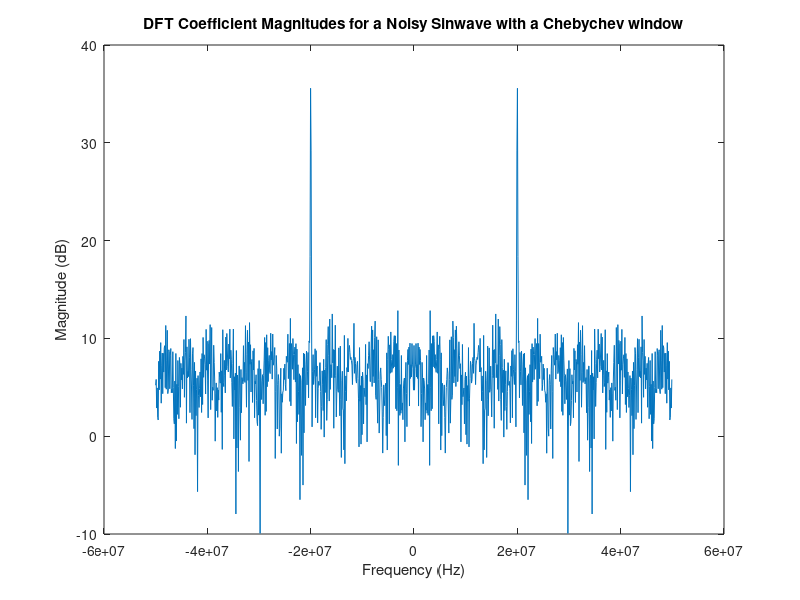
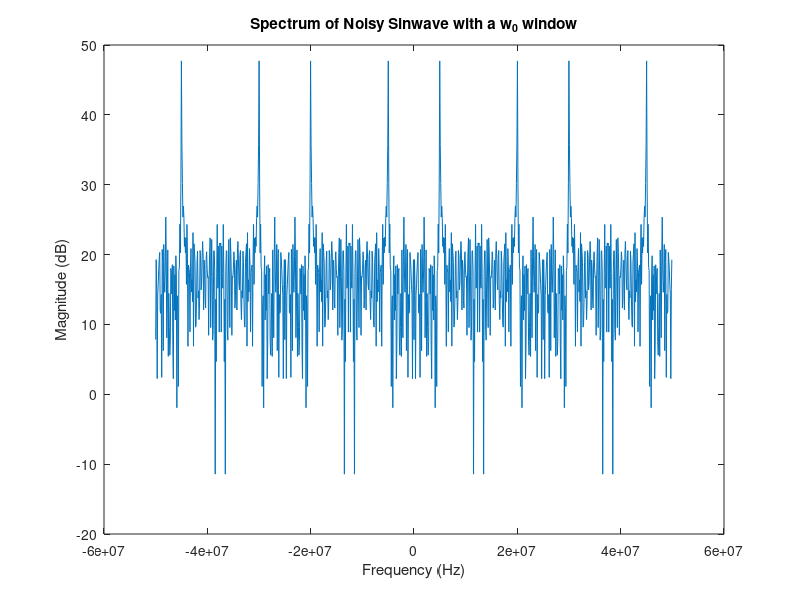
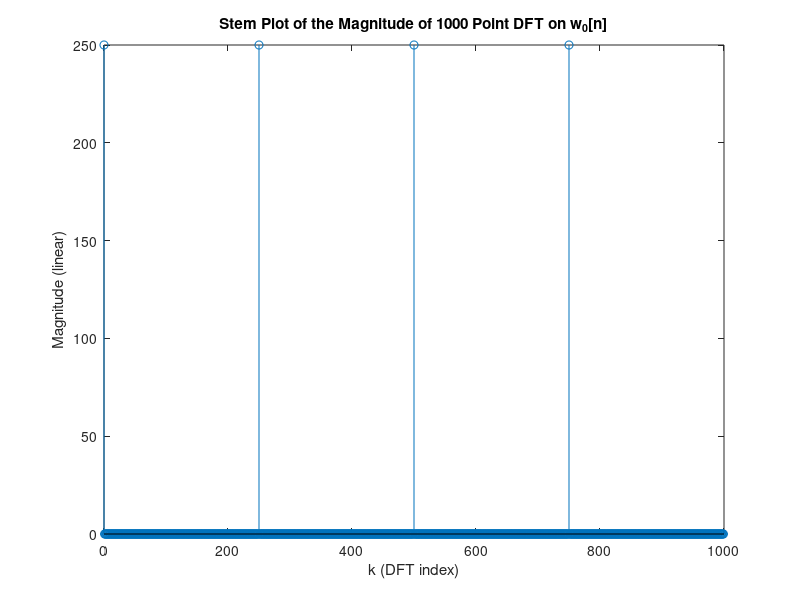

The MATLAB source for these figures, in order:
% Shifra Abittan
% DSP HW4: DFT

%% (2)
% (A)
N = 256; %DFT block size
fs = 50e3; %sampling freq
binspacing = fs/N %in Hz

% (B)
k1 = 10e3*N/fs; 
k2 = 40e3*N/fs;

k = [round(k1) round(k2)]

% (C) Straddle Loss

inputfreq = [0.2*2*pi/N -0.2*2*pi/N]; %use radian binfrequency
% Use 0.2/-0.2 because this is the distance between actual location of
% 10kHz/40kHz delta and the closest bin frequency

value = diric(inputfreq,256); %Windowing is generally an independent stage from
% the DFT but the diriclet delta here represents the DFT output because the
% output is just a sin wave multiplied with a rectangular truncation window = 
% convolution in frequency domain of delta at sin freq with a diriclet sinc =
% a diriclet sinc shifted to the location of the delta/frequency of the sin
% wave.
straddleloss = 20*log10(value/1) %in dB

% (D) Hamming Window
window = hamming(256);
W_0 = abs(sum(window)) %using DTFT formula directly. The exponential term 
% drops out because e^0 = 1 and w = 0 here

% compute W(w = 0.2*binspacing) using DTFT formula
w = 0.2*2*pi/256;

index = 0:1:255;
exponential = exp(-j.*w.*index); %compute exponential term corresponding to each x[n]
timeterms = window.*exponential.';

W_w = abs(sum(timeterms))

ham_straddleloss = 20*log10(W_w/W_0)

% (E) N=512
E_N = 512;
E_inputfreq = [0.2*2*pi/E_N -0.2*2*pi/E_N]; %use radian binfrequency
% Use 0.2/-0.2 because this is the distance between actual location of
% 10kHz/40kHz delta and the closest bin frequency

E_value = diric(E_inputfreq,512);
E_straddleloss = 20*log10(E_value/1) %in dB

% Hamming Window
E_window = hamming(512);
E_W_0 = abs(sum(E_window)); %using DTFT formula directly. The exponential term 
% drops out because e^0 = 1 and w = 0 here

% compute W(w = 0.2*binspacing) using DTFT formula
E_w = 0.2*2*pi/512;

E_index = 0:1:511;
E_exponential = exp(-j.*E_w.*E_index); %compute exponential term corresponding to each x[n]
E_timeterms = E_window.*E_exponential.';

E_W_w = abs(sum(E_timeterms));

E_ham_straddleloss = 20*log10(E_W_w/E_W_0)

%% (6)
fs = 100e6;
T = 1/fs;

t = 0:T:999*T;
sinwave = 2*sin(2*pi*20e6*t);
awgn = sqrt(0.2)*randn(1,1000);
corrupted = sinwave + awgn;

Cheb_Window = chebwin(1000,30);

windowed = corrupted.*Cheb_Window.';

DFT = fft(windowed,1024);
DFT2= fftshift(DFT);
k = -1024/2:1024/2-1;
w = 2.*pi.*k/1024;
f = fs.*k/1024;

figure
plot(f,20*log10(abs(DFT2)))
title('DFT Coefficient Magnitudes for a Noisy Sinwave with a Chebychev window')
xlabel('Frequency (Hz)')
ylabel('Magnitude (dB)')

%% (7)
% (A)
w_0 = repmat([0 0 0 1],1, 250);
applywindow = corrupted.*w_0;

DFT7 = fft(applywindow,1024);
DFT7= fftshift(DFT7);
k = -1024/2:1024/2-1;
w = 2.*pi.*k/1024;
f = fs.*k/1024;

figure
plot(f,20*log10(abs(DFT7)))
title('Spectrum of Noisy Sinwave with a w_0 window')
xlabel('Frequency (Hz)')
ylabel('Magnitude (dB)')

% There are more peaks (approximatly 4 for every 1 peak before). The peaks
% appear in a periodic form with a distance of approximatly 1 then 1.5 then 
% 1 etc between them. The frequencies where they appear are: 
% -4.5, -3, -2, -0.5, 2, 3, 4.5 Hz.


% (B)
DFT_w0 = fft(w_0,1000);
k = 0:999;
figure 
stem(k, abs(DFT_w0))
title('Stem Plot of the Magnitude of 1000 Point DFT on w_0[n]')
xlabel('k (DFT index)')
ylabel('Magnitude (linear)')
% Four deltas can be seen. This means all frequencies are
% attenuated, with no energy, except these four points.
% In the spectrum, there were four tall delta peaks, which correspond to the
% four peaks seen here. This makes sense because the Fourier Transform of a 
% deltra train is a scaled and shifted delta train. This is why the deltas 
% have different widths between them and different heights.
